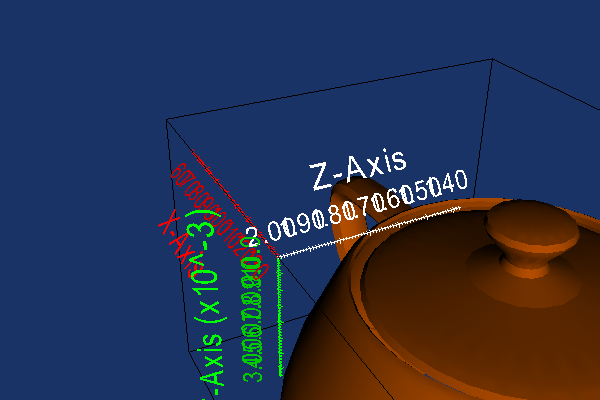

Source code (Python):
#!/usr/bin/env python

# Test vtkCubeAxesActor with centered sticky axes on a teapot model.

import os

import vtkmodules.vtkInteractionStyle  # noqa: F401
import vtkmodules.vtkRenderingFreeType  # noqa: F401
import vtkmodules.vtkRenderingOpenGL2  # noqa: F401

from vtkmodules.vtkFiltersCore import vtkPolyDataNormals
from vtkmodules.vtkFiltersModeling import vtkOutlineFilter
from vtkmodules.vtkIOGeometry import vtkBYUReader
from vtkmodules.vtkRenderingAnnotation import vtkCubeAxesActor
from vtkmodules.vtkRenderingCore import (
    vtkActor,
    vtkLight,
    vtkPolyDataMapper,
    vtkRenderWindow,
    vtkRenderWindowInteractor,
    vtkRenderer,
)

data_dir = os.environ.get("VPE_DATA_DIR", os.path.dirname(os.path.abspath(__file__)))

# Source
teapot_reader = vtkBYUReader()
teapot_reader.SetGeometryFileName(os.path.join(data_dir, "teapot.g"))

# Filter
normals_filter = vtkPolyDataNormals()
normals_filter.SetInputConnection(teapot_reader.GetOutputPort())

# Teapot actor
teapot_mapper = vtkPolyDataMapper()
teapot_mapper.SetInputConnection(normals_filter.GetOutputPort())

teapot_actor = vtkActor()
teapot_actor.SetMapper(teapot_mapper)
teapot_actor.GetProperty().SetDiffuseColor(0.7, 0.3, 0.0)

# Outline
outline_filter = vtkOutlineFilter()
outline_filter.SetInputConnection(normals_filter.GetOutputPort())

outline_mapper = vtkPolyDataMapper()
outline_mapper.SetInputConnection(outline_filter.GetOutputPort())

outline_actor = vtkActor()
outline_actor.SetMapper(outline_mapper)
outline_actor.GetProperty().SetColor(0.0, 0.0, 0.0)

# Renderer
renderer = vtkRenderer()
renderer.AddViewProp(teapot_actor)
renderer.AddViewProp(outline_actor)
renderer.SetBackground(0.1, 0.2, 0.4)

normals_filter.Update()

# Cube axes actor with centered sticky axes
axes = vtkCubeAxesActor()
axes.SetBounds(normals_filter.GetOutput().GetBounds())
axes.SetXAxisRange(20, 300)
axes.SetYAxisRange(-0.01, 0.01)
axes.SetXLabelFormat("{:6.1f}")
axes.SetYLabelFormat("{:6.1f}")
axes.SetZLabelFormat("{:6.1f}")
axes.SetScreenSize(15.0)
axes.SetFlyModeToClosestTriad()
axes.SetCornerOffset(0.0)
axes.SetStickyAxes(True)
axes.SetCenterStickyAxes(True)

# Red for X axis
axes.GetXAxesLinesProperty().SetColor(1.0, 0.0, 0.0)
axes.GetTitleTextProperty(0).SetColor(1.0, 0.0, 0.0)
axes.GetLabelTextProperty(0).SetColor(0.8, 0.0, 0.0)

# Green for Y axis
axes.GetYAxesLinesProperty().SetColor(0.0, 1.0, 0.0)
axes.GetTitleTextProperty(1).SetColor(0.0, 1.0, 0.0)
axes.GetLabelTextProperty(1).SetColor(0.0, 0.8, 0.0)

renderer.AddViewProp(axes)

# Render window
render_window = vtkRenderWindow()
render_window.AddRenderer(renderer)
render_window.SetWindowName("cube axes sticky centered")
render_window.SetMultiSamples(0)
render_window.SetSize(600, 400)

# Interactor
interactor = vtkRenderWindowInteractor()
interactor.SetRenderWindow(render_window)

# Scene
light = vtkLight()
light.SetFocalPoint(0.21406, 1.5, 0.0)
light.SetPosition(8.3761, 4.94858, 4.12505)
renderer.AddLight(light)

renderer.GetActiveCamera().SetClippingRange(1.0, 100.0)
renderer.GetActiveCamera().SetFocalPoint(-4.1, 1.0, 0.0)
renderer.GetActiveCamera().SetPosition(3.63, 6.0, 3.77)
axes.SetCamera(renderer.GetActiveCamera())

interactor.Initialize()
interactor.Start()
